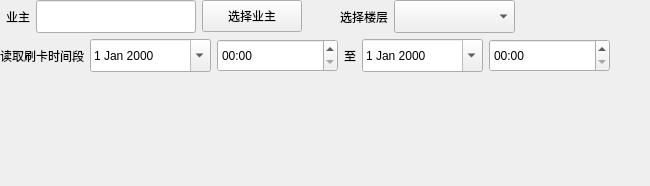
               <widget class="QWidget" name="page_maketoolcard_readcard">
                <layout class="QVBoxLayout" name="verticalLayout_42">
                 <property name="spacing">
                  <number>6</number>
                 </property>
                 <property name="leftMargin">
                  <number>0</number>
                 </property>
                 <property name="topMargin">
                  <number>0</number>
                 </property>
                 <property name="rightMargin">
                  <number>0</number>
                 </property>
                 <property name="bottomMargin">
                  <number>0</number>
                 </property>
                 <item>
                  <layout class="QHBoxLayout" name="horizontalLayout_79">
                   <item>
                    <widget class="QLabel" name="label_124">
                     <property name="minimumSize">
                      <size>
                       <width>30</width>
                       <height>25</height>
                      </size>
                     </property>
                     <property name="maximumSize">
                      <size>
                       <width>30</width>
                       <height>16777215</height>
                      </size>
                     </property>
                     <property name="text">
                      <string>业主</string>
                     </property>
                     <property name="alignment">
                      <set>Qt::AlignRight|Qt::AlignTrailing|Qt::AlignVCenter</set>
                     </property>
                    </widget>
                   </item>
                   <item>
                    <widget class="QLineEdit" name="line_readcard_selectowner">
                     <property name="minimumSize">
                      <size>
                       <width>160</width>
                       <height>33</height>
                      </size>
                     </property>
                     <property name="maximumSize">
                      <size>
                       <width>160</width>
                       <height>33</height>
                      </size>
                     </property>
                    </widget>
                   </item>
                   <item>
                    <widget class="QPushButton" name="btn_readcard_selectowner">
                     <property name="minimumSize">
                      <size>
                       <width>100</width>
                       <height>32</height>
                      </size>
                     </property>
                     <property name="maximumSize">
                      <size>
                       <width>100</width>
                       <height>32</height>
                      </size>
                     </property>
                     <property name="text">
                      <string>选择业主</string>
                     </property>
                    </widget>
                   </item>
                   <item>
                    <widget class="QLabel" name="label_125">
                     <property name="minimumSize">
                      <size>
                       <width>80</width>
                       <height>25</height>
                      </size>
                     </property>
                     <property name="text">
                      <string>选择楼层</string>
                     </property>
                     <property name="alignment">
                      <set>Qt::AlignRight|Qt::AlignTrailing|Qt::AlignVCenter</set>
                     </property>
                    </widget>
                   </item>
                   <item>
                    <widget class="QComboBox" name="combo_readcard_selectfloor">
                     <property name="sizePolicy">
                      <sizepolicy hsizetype="Fixed" vsizetype="Fixed">
                       <horstretch>0</horstretch>
                       <verstretch>0</verstretch>
                      </sizepolicy>
                     </property>
                     <property name="minimumSize">
                      <size>
                       <width>121</width>
                       <height>33</height>
                      </size>
                     </property>
                     <property name="maximumSize">
                      <size>
                       <width>121</width>
                       <height>33</height>
                      </size>
                     </property>
                    </widget>
                   </item>
                   <item>
                    <spacer name="horizontalSpacer_40">
                     <property name="orientation">
                      <enum>Qt::Horizontal</enum>
                     </property>
                     <property name="sizeHint" stdset="0">
                      <size>
                       <width>40</width>
                       <height>20</height>
                      </size>
                     </property>
                    </spacer>
                   </item>
                  </layout>
                 </item>
                 <item>
                  <layout class="QHBoxLayout" name="horizontalLayout_80">
                   <item>
                    <widget class="QLabel" name="label_100">
                     <property name="text">
                      <string>读取刷卡时间段</string>
                     </property>
                    </widget>
                   </item>
                   <item>
                    <widget class="QDateEdit" name="dateEdit_readcard_start">
                     <property name="minimumSize">
                      <size>
                       <width>121</width>
                       <height>33</height>
                      </size>
                     </property>
                     <property name="maximumSize">
                      <size>
                       <width>121</width>
                       <height>33</height>
                      </size>
                     </property>
                     <property name="calendarPopup">
                      <bool>true</bool>
                     </property>
                    </widget>
                   </item>
                   <item>
                    <widget class="QTimeEdit" name="timeEdit_readcard_start">
                     <property name="minimumSize">
                      <size>
                       <width>121</width>
                       <height>33</height>
                      </size>
                     </property>
                     <property name="maximumSize">
                      <size>
                       <width>121</width>
                       <height>33</height>
                      </size>
                     </property>
                     <property name="minimumTime">
                      <time>
                       <hour>0</hour>
                       <minute>0</minute>
                       <second>0</second>
                      </time>
                     </property>
                     <property name="displayFormat">
                      <string>HH:mm</string>
                     </property>
                     <property name="calendarPopup">
                      <bool>false</bool>
                     </property>
                    </widget>
                   </item>
                   <item>
                    <widget class="QLabel" name="label_101">
                     <property name="maximumSize">
                      <size>
                       <width>30</width>
                       <height>16777215</height>
                      </size>
                     </property>
                     <property name="text">
                      <string>至</string>
                     </property>
                     <property name="alignment">
                      <set>Qt::AlignCenter</set>
                     </property>
                    </widget>
                   </item>
                   <item>
                    <widget class="QDateEdit" name="dateEdit_readcard_end">
                     <property name="minimumSize">
                      <size>
                       <width>121</width>
                       <height>33</height>
                      </size>
                     </property>
                     <property name="maximumSize">
                      <size>
                       <width>121</width>
                       <height>33</height>
                      </size>
                     </property>
                     <property name="calendarPopup">
                      <bool>true</bool>
                     </property>
                    </widget>
                   </item>
                   <item>
                    <widget class="QTimeEdit" name="timeEdit_readcard_end">
                     <property name="minimumSize">
                      <size>
                       <width>121</width>
                       <height>33</height>
                      </size>
                     </property>
                     <property name="maximumSize">
                      <size>
                       <width>121</width>
                       <height>33</height>
                      </size>
                     </property>
                     <property name="displayFormat">
                      <string>HH:mm</string>
                     </property>
                    </widget>
                   </item>
                   <item>
                    <spacer name="horizontalSpacer_41">
                     <property name="orientation">
                      <enum>Qt::Horizontal</enum>
                     </property>
                     <property name="sizeHint" stdset="0">
                      <size>
                       <width>40</width>
                       <height>20</height>
                      </size>
                     </property>
                    </spacer>
                   </item>
                  </layout>
                 </item>
                 <item>
                  <spacer name="verticalSpacer_11">
                   <property name="orientation">
                    <enum>Qt::Vertical</enum>
                   </property>
                   <property name="sizeHint" stdset="0">
                    <size>
                     <width>20</width>
                     <height>114</height>
                    </size>
                   </property>
                  </spacer>
                 </item>
                </layout>
               </widget>
